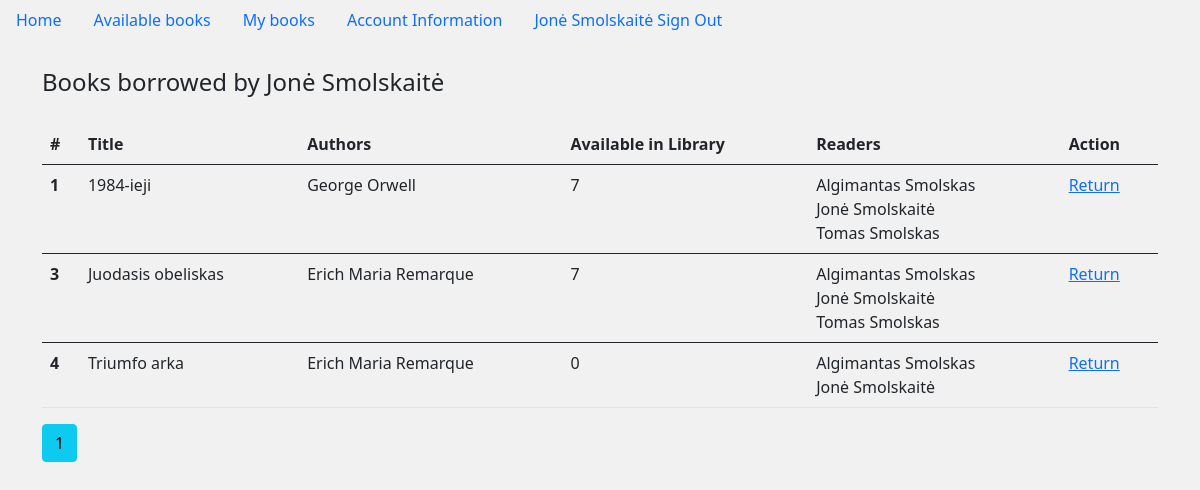
The page /my_books (signed in) on the database its author committed.
### main.py (models this page shows)
class User(db.Model, UserMixin):
    __tablename__ = 'user'
    id = db.Column(db.Integer, primary_key=True)
    first_name = db.Column(db.String(100), nullable=False)
    last_name = db.Column(db.String(100), nullable=False)
    email_address = db.Column(db.String(100), nullable=False, unique=True)
    password = db.Column(db.String(100), nullable=False)
    books = db.relationship('Book', secondary=helper_table_2, back_populates='readers')
    is_admin = db.Column(db.Boolean, nullable=False, default=False)

class Book(db.Model):
    __tablename__ = 'book'
    id = db.Column(db.Integer, primary_key=True)
    title = db.Column(db.String(300))
    authors = db.relationship('Author', secondary=helper_table, back_populates='books')
    readers = db.relationship('User', secondary=helper_table_2, back_populates='books')
    stock = db.Column(db.Integer, nullable=False, default=1)

class Author(db.Model):
    __tablename__ = 'author'
    id = db.Column(db.Integer, primary_key=True)
    first_name = db.Column(db.String(150))
    last_name = db.Column(db.String(300))
    books = db.relationship('Book', secondary=helper_table, back_populates='authors')

### main.py (the view)
@app.route('/my_books')
@login_required
def my_books():
    page = request.args.get('page', 1, type=int)
    my_books = Book.query.paginate(page=page, per_page=10)
    return render_template('my_books.html', my_books=my_books)

### main.py (called while the page is built)
@login_manager.user_loader
def load_user(user_id):
    return User.query.get(user_id)

### templates/my_books.html
{% extends "base.html" %}
{% block content %}
{% if my_books %}
<legend class="mb-4">Books borrowed by {{current_user.first_name}} {{current_user.last_name}}</legend>
<table class="table">
    <thead>
    <tr>
        <th scope="col">#</th>
        <th scope="col">Title</th>
        <th scope="col">Authors</th>
        <th scope="col">Available in Library</th>
        <th scope="col">Readers</th>
        <th scope="col">Action</th>
    </tr>
    </thead>
    {% for book in my_books.items %}
    {% if current_user in book.readers %}
    <tbody>
    <tr class="table">
        <th scope="row">{{ book.id }}</th>
        <td>{{ book.title }}</td>
        <td>
            {% for author in book.authors %}
            {{author.first_name}} {{author.last_name}}
            <br>
            {% endfor %}
        </td>
        <td>{{ book.stock }}</td>
        <td>
            {% for reader in book.readers %}
            {{reader.first_name}} {{reader.last_name}}
            <br>
            {% endfor %}
        </td>
        <td><a href="{{ url_for('return_book', id=book['id']) }}">Return</a></td>
    </tr>
    {% endif %}
    {% endfor %}
    </tbody>
</table>
{% for page_num in my_books.iter_pages(left_edge=1, right_edge=1, left_current=1, right_current=2) %}
  {% if page_num %}
    {% if my_books.page == page_num %}
      <a class="btn btn-info mb-4" href="{{ url_for('my_books', page=page_num) }}">{{ page_num }}</a>
    {% else %}
      <a class="btn btn-outline-info mb-4" href="{{ url_for('my_books', page=page_num) }}">{{ page_num }}</a>
    {% endif %}
  {% else %}
    ...
  {% endif %}
{% endfor %}
{% endif %}
{% endblock %}

### templates/base.html (shortened to what this page needs)
<!doctype html>
<html lang="en">
<head>
    <link href="https://cdn.jsdelivr.net/npm/bootstrap@5.0.2/dist/css/bootstrap.min.css" rel="stylesheet"
>
</head>
<body>
<ul class="nav">
    <li class="nav-item">
        <a class="nav-link active" aria-current="page" href="{{ url_for('home') }}">Home</a>
    </li>
    {% if current_user.is_authenticated %}
    <li class="nav-item">
        <a class="nav-link" href="{{ url_for('available_books') }}">Available books</a>
    </li>
    <li class="nav-item">
        <a class="nav-link" href="{{ url_for('my_books') }}">My books</a>
    </li>
    <li class="nav-item">
        <a class="nav-link" href="{{ url_for('update_account_information') }}">Account Information</a>
    </li>
    <li class="nav-item">
        <a class="nav-link" href="{{ url_for('sign_out') }}">{{current_user.first_name}}
            {{current_user.last_name}} Sign Out</a>
    </li>
    {% endif %}
</ul>
<div class="container">
    <br>
    {% block content %}
    {% endblock %}
</div>
</body>
</html>

### templates/base.html (style rules this page uses)
body { background-color: #F2F1F1 }

### rows shown on the page
User: first_name "Jonė", last_name "Smolskaitė"
Book: id "1", title "1984-ieji", stock "7"
Author: first_name "George", last_name "Orwell"
User: first_name "Algimantas", last_name "Smolskas"
User: first_name "Tomas", last_name "Smolskas"
Book: id "3", title "Juodasis obeliskas", stock "7"
Author: first_name "Erich Maria", last_name "Remarque"
Book: id "4", title "Triumfo arka", stock "0"

### other values the page prints
{{ page_num }} "1"
